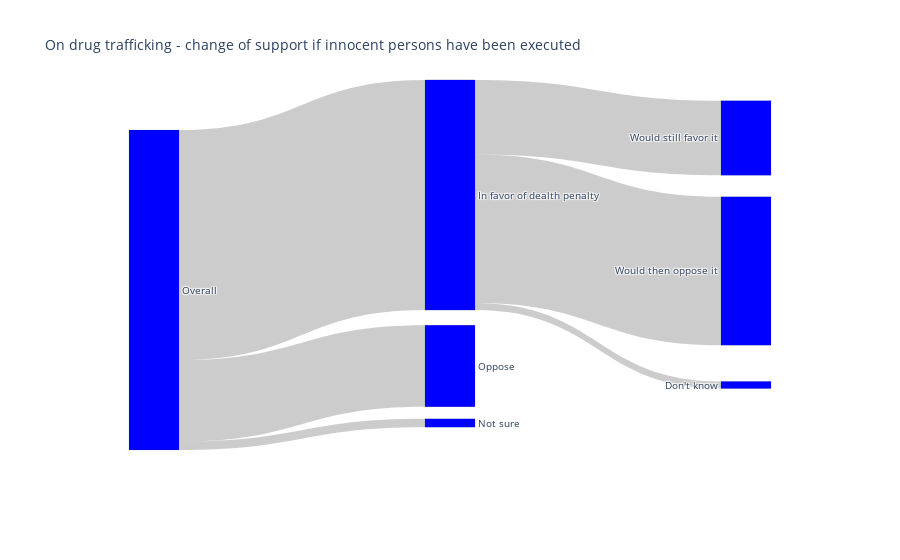

The cell this chart's notebook holds for it:
### Code cell
fig = go.Figure(data=[go.Sankey(
    node = dict(
      pad = 15,
      thickness = 50,
      line = dict(color = "black", width = 0.1),
      label = ["Overall", "In favor of dealth penalty", "Oppose", "Not sure",
               "Would still favor it", "Would then oppose it", "Don't know"],
      color = "blue",
      x = [0.1, 0.5, 0.5, 0.5, 0.9, 0.9, 0.9],
      y = [0.5, 0.25, 0.7, 0.85, 0.1, 0.45, 0.75]
    ),
    link = dict(
      source = [0, 0, 0, 1, 1, 1], # indices correspond to labels, eg A1, A2, A1, B1, ...
      target = [1, 2, 3, 4, 5, 6],
      value = [in_favor, oppose, not_sure,
               in_favor * .324, in_favor * .645, in_favor * 0.031]
  ))])

fig.update_layout(title_text="On drug trafficking - change of support if innocent persons have been executed", font_size=10)
fig.show()

### Figure 1 — Plotly figure (JSON) as saved in the notebook; plotly's stock layout.template omitted (floating-point values rounded to 4 significant figures)
{"data": [{"link": {"source": [0, 0, 0, 1, 1, 1], "target": [1, 2, 3, 4, 5, 6], "value": [1079.0, 382.5, 39, 349.4, 695.6, 33.43]}, "node": {"color": "blue", "label": ["Overall", "In favor of dealth penalty", "Oppose", "Not sure", "Would still favor it", "Would then oppose it", "Don't know"], "line": {"color": "black", "width": 0.1}, "pad": 15, "thickness": 50, "x": [0.1, 0.5, 0.5, 0.5, 0.9, 0.9, 0.9], "y": [0.5, 0.25, 0.7, 0.85, 0.1, 0.45, 0.75]}, "type": "sankey"}], "layout": {"font": {"size": 10}, "title": {"text": "On drug trafficking - change of support if innocent persons have been executed"}}}
